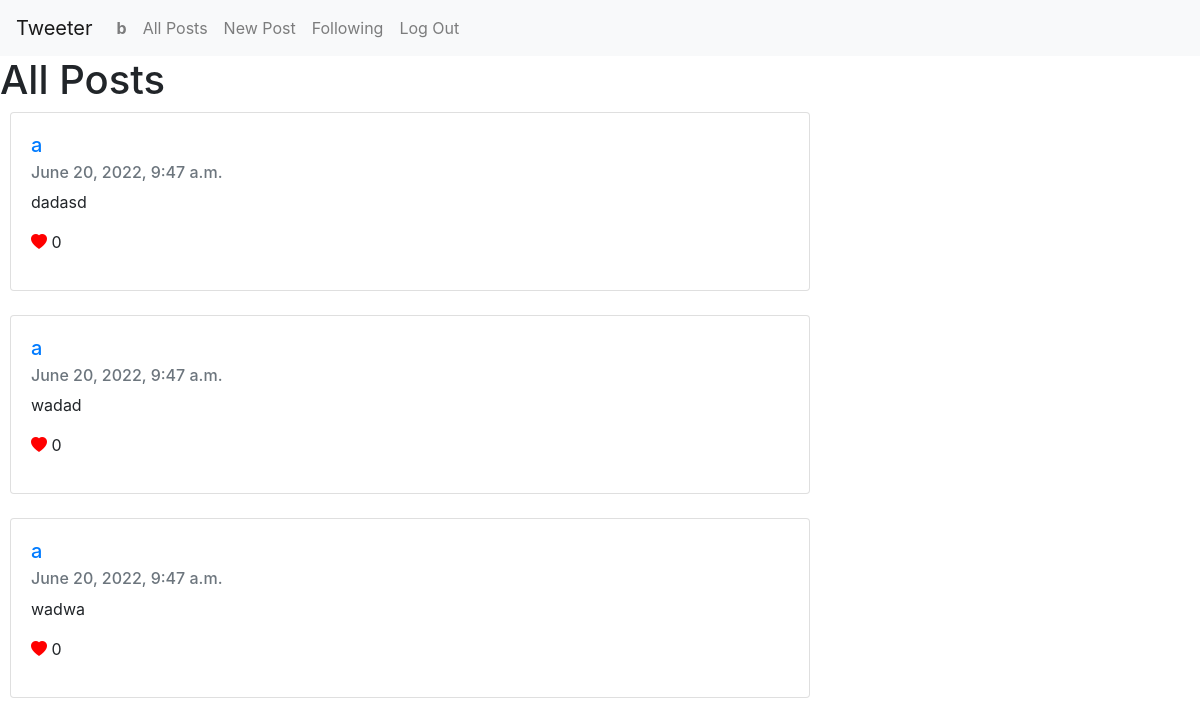
The page /following (signed in) on the database its author committed.
### network/models.py (models this page shows, shortened)
class User(AbstractUser):
    username = models.CharField(max_length=30, unique=True, validators=[alphanumeric])
    password = models.CharField(max_length=30, validators=[alphanumeric])
    email = models.EmailField(max_length=254, unique=True)

class Post(models.Model):
    user = models.ForeignKey(User, on_delete=models.CASCADE)
    post = models.CharField(max_length=140)
    created_at = models.DateTimeField()
    edited_at = models.DateTimeField(blank = True, default = None)
    likes = models.IntegerField(default=0)

### network/views.py (the view)
# urls.py: path("following", views.following, name="following"),
@login_required(login_url='login')
def following(request):
    following = Followers.objects.filter(follower=request.user).values('user').distinct()
    posts = Post.objects.filter(user__in=following).order_by("-edited_at")
    return render(request, "network/following.html", {"posts": posts})

### network/templates/network/following.html
{% extends "network/layout.html" %}
{% block body %}
    <div class = "body-container">
        <h1>All Posts</h1>
        <div class = "post">
            {% if posts %}
                {% for post in posts %}
                <div class="card" style="width: 50rem; margin-left: 10px;">
                    <div class="card-body">
                      <a href = "user/{{post.user.username}}" ><h5 class="card-title">{{post.user.username}}</h5> </a>
                      <h6 class="card-subtitle mb-2 text-muted">{{post.created_at}}</h6>
                      <p class="card-text">{{post.post}}</p>
                      <p><i style="size: 5px; color:red"class="bi bi-heart-fill"></i> {{post.likes}}</p>
                    </div>
                </div>
                <br />
                {%endfor%}
            {% else %}
                <p>No posts yet!</p>
            {% endif %}
        </div>
    </div>
{% endblock %}

### network/templates/network/layout.html (shortened to what this page needs)
{% load static %}
<!DOCTYPE html>
<html lang="en">
    <head>
        <link rel="stylesheet" href="https://stackpath.bootstrapcdn.com/bootstrap/4.4.1/css/bootstrap.min.css">
        <link href="{% static 'network/styles.css' %}" rel="stylesheet">
        <link rel="stylesheet" href="https://cdn.jsdelivr.net/npm/bootstrap-icons@1.8.3/font/bootstrap-icons.css">
    </head>
    <body>
        <nav class="navbar navbar-expand-lg navbar-light bg-light">
            <a class="navbar-brand" href="{% url 'index' %}">Tweeter</a>
            <div>
              <ul class="navbar-nav mr-auto">
                {% if user.is_authenticated %}
                    <li class="nav-item">
                        <a  class="nav-link" href="{% url 'user' user.username %}"><strong>{{user.username}}</strong></a>
                    </li>
                {% endif %}
                <li class="nav-item">
                  <a class="nav-link" href="{% url 'index' %}">All Posts</a>
                </li>
                {% if user.is_authenticated %}
                    <li class="nav-item">
                        <a class="nav-link" href="{% url 'newpost' %}">New Post</a>
                    </li>
                    <li class="nav-item">
                        <a class="nav-link" href="{% url 'following' %}">Following</a>
                    </li>
                    <li class="nav-item">
                        <a class="nav-link" href="{% url 'logout' %}">Log Out</a>
                    </li>
                {% endif %}
              </ul>
            </div>
          </nav>
        <div class="body">
            {% block body %}
            {% endblock %}
        </div>
    </body>
</html>

### rows shown on the page
User: username "b"
Post: user.username "a", created_at "June 20, 2022, 9:47 a.m.", post "dadasd", likes "0"
Post: user.username "a", created_at "June 20, 2022, 9:47 a.m.", post "wadad", likes "0"
Post: user.username "a", created_at "June 20, 2022, 9:47 a.m.", post "wadwa", likes "0"
